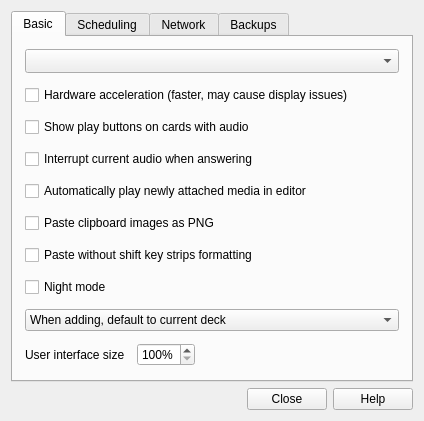
<?xml version="1.0" encoding="UTF-8"?>
<ui version="4.0">
 <class>Preferences</class>
 <widget class="QDialog" name="Preferences">
  <property name="geometry">
   <rect>
    <x>0</x>
    <y>0</y>
    <width>424</width>
    <height>374</height>
   </rect>
  </property>
  <property name="windowTitle">
   <string>Preferences</string>
  </property>
  <layout class="QVBoxLayout" name="verticalLayout_2">
   <item>
    <widget class="QTabWidget" name="tabWidget">
     <property name="focusPolicy">
      <enum>Qt::StrongFocus</enum>
     </property>
     <property name="currentIndex">
      <number>0</number>
     </property>
     <widget class="QWidget" name="tab_1">
      <attribute name="title">
       <string>Basic</string>
      </attribute>
      <layout class="QVBoxLayout" name="verticalLayout">
       <property name="spacing">
        <number>12</number>
       </property>
       <property name="leftMargin">
        <number>12</number>
       </property>
       <property name="topMargin">
        <number>12</number>
       </property>
       <property name="rightMargin">
        <number>12</number>
       </property>
       <property name="bottomMargin">
        <number>12</number>
       </property>
       <item>
        <widget class="QComboBox" name="lang">
         <property name="sizePolicy">
          <sizepolicy hsizetype="MinimumExpanding" vsizetype="Fixed">
           <horstretch>0</horstretch>
           <verstretch>0</verstretch>
          </sizepolicy>
         </property>
         <property name="sizeAdjustPolicy">
          <enum>QComboBox::AdjustToMinimumContentsLengthWithIcon</enum>
         </property>
        </widget>
       </item>
       <item>
        <widget class="QCheckBox" name="hwAccel">
         <property name="text">
          <string>Hardware acceleration (faster, may cause display issues)</string>
         </property>
        </widget>
       </item>
       <item>
        <widget class="QCheckBox" name="showPlayButtons">
         <property name="text">
          <string>Show play buttons on cards with audio</string>
         </property>
        </widget>
       </item>
       <item>
        <widget class="QCheckBox" name="interrupt_audio">
         <property name="text">
          <string>Interrupt current audio when answering</string>
         </property>
        </widget>
       </item>
       <item>
        <widget class="QCheckBox" name="editor_autoplay">
         <property name="text">
          <string>Automatically play newly attached media in editor</string>
         </property>
        </widget>
       </item>
       <item>
        <widget class="QCheckBox" name="pastePNG">
         <property name="text">
          <string>Paste clipboard images as PNG</string>
         </property>
        </widget>
       </item>
       <item>
        <widget class="QCheckBox" name="pasteInvert">
         <property name="text">
          <string>Paste without shift key strips formatting</string>
         </property>
        </widget>
       </item>
       <item>
        <widget class="QCheckBox" name="nightMode">
         <property name="text">
          <string>Night mode</string>
         </property>
        </widget>
       </item>
       <item>
        <widget class="QComboBox" name="useCurrent">
         <item>
          <property name="text">
           <string>When adding, default to current deck</string>
          </property>
         </item>
         <item>
          <property name="text">
           <string>Change deck depending on note type</string>
          </property>
         </item>
        </widget>
       </item>
       <item>
        <layout class="QHBoxLayout" name="horizontalLayout_4">
         <item>
          <widget class="QLabel" name="label_2">
           <property name="text">
            <string>User interface size</string>
           </property>
          </widget>
         </item>
         <item>
          <widget class="QSpinBox" name="uiScale">
           <property name="suffix">
            <string>%</string>
           </property>
           <property name="minimum">
            <number>100</number>
           </property>
           <property name="maximum">
            <number>200</number>
           </property>
           <property name="singleStep">
            <number>5</number>
           </property>
          </widget>
         </item>
         <item>
          <spacer name="horizontalSpacer_4">
           <property name="orientation">
            <enum>Qt::Horizontal</enum>
           </property>
           <property name="sizeHint" stdset="0">
            <size>
             <width>40</width>
             <height>20</height>
            </size>
           </property>
          </spacer>
         </item>
        </layout>
       </item>
       <item>
        <spacer name="verticalSpacer_3">
         <property name="orientation">
          <enum>Qt::Vertical</enum>
         </property>
         <property name="sizeType">
          <enum>QSizePolicy::Expanding</enum>
         </property>
         <property name="sizeHint" stdset="0">
          <size>
           <width>20</width>
           <height>20</height>
          </size>
         </property>
        </spacer>
       </item>
      </layout>
     </widget>
     <widget class="QWidget" name="tab_3">
      <attribute name="title">
       <string>Scheduling</string>
      </attribute>
      <layout class="QVBoxLayout" name="verticalLayout_5">
       <item>
        <widget class="QCheckBox" name="showEstimates">
         <property name="text">
          <string>Show next review time above answer buttons</string>
         </property>
        </widget>
       </item>
       <item>
        <widget class="QCheckBox" name="showProgress">
         <property name="text">
          <string>Show remaining card count during review</string>
         </property>
        </widget>
       </item>
       <item>
        <widget class="QCheckBox" name="dayLearnFirst">
         <property name="text">
          <string>Show learning cards with larger steps before reviews</string>
         </property>
        </widget>
       </item>
       <item>
        <widget class="QCheckBox" name="newSched">
         <property name="text">
          <string>Anki 2.1 scheduler (beta)</string>
         </property>
        </widget>
       </item>
       <item>
        <widget class="QCheckBox" name="new_timezone">
         <property name="text">
          <string notr="true">New timezone handling (not yet supported by AnkiDroid)</string>
         </property>
        </widget>
       </item>
       <item>
        <widget class="QComboBox" name="newSpread"/>
       </item>
       <item>
        <layout class="QGridLayout" name="gridLayout_4">
         <property name="spacing">
          <number>12</number>
         </property>
         <item row="1" column="2">
          <widget class="QLabel" name="label_29">
           <property name="text">
            <string>mins</string>
           </property>
          </widget>
         </item>
         <item row="2" column="1">
          <widget class="QSpinBox" name="timeLimit">
           <property name="maximum">
            <number>9999</number>
           </property>
          </widget>
         </item>
         <item row="0" column="1">
          <widget class="QSpinBox" name="dayOffset">
           <property name="maximumSize">
            <size>
             <width>60</width>
             <height>16777215</height>
            </size>
           </property>
           <property name="maximum">
            <number>23</number>
           </property>
          </widget>
         </item>
         <item row="2" column="0">
          <widget class="QLabel" name="label_30">
           <property name="text">
            <string>Timebox time limit</string>
           </property>
          </widget>
         </item>
         <item row="0" column="2">
          <widget class="QLabel" name="label_40">
           <property name="text">
            <string>hours past midnight</string>
           </property>
          </widget>
         </item>
         <item row="1" column="0">
          <widget class="QLabel" name="label_24">
           <property name="text">
            <string>Learn ahead limit</string>
           </property>
          </widget>
         </item>
         <item row="2" column="2">
          <widget class="QLabel" name="label_39">
           <property name="text">
            <string>mins</string>
           </property>
          </widget>
         </item>
         <item row="1" column="1">
          <widget class="QSpinBox" name="lrnCutoff">
           <property name="maximumSize">
            <size>
             <width>60</width>
             <height>16777215</height>
            </size>
           </property>
           <property name="maximum">
            <number>999</number>
           </property>
          </widget>
         </item>
         <item row="0" column="0">
          <widget class="QLabel" name="label_23">
           <property name="text">
            <string>Next day starts at</string>
           </property>
          </widget>
         </item>
        </layout>
       </item>
       <item>
        <spacer name="verticalSpacer">
         <property name="orientation">
          <enum>Qt::Vertical</enum>
         </property>
         <property name="sizeHint" stdset="0">
          <size>
           <width>20</width>
           <height>16</height>
          </size>
         </property>
        </spacer>
       </item>
      </layout>
     </widget>
     <widget class="QWidget" name="tab_2">
      <attribute name="title">
       <string>Network</string>
      </attribute>
      <layout class="QVBoxLayout" name="verticalLayout_4">
       <property name="spacing">
        <number>12</number>
       </property>
       <property name="leftMargin">
        <number>12</number>
       </property>
       <property name="topMargin">
        <number>12</number>
       </property>
       <property name="rightMargin">
        <number>12</number>
       </property>
       <property name="bottomMargin">
        <number>12</number>
       </property>
       <item>
        <layout class="QHBoxLayout">
         <property name="spacing">
          <number>10</number>
         </property>
         <item>
          <layout class="QVBoxLayout">
           <item>
            <widget class="QLabel" name="syncLabel">
             <property name="text">
              <string>&lt;b&gt;Synchronisation&lt;/b&gt;</string>
             </property>
             <property name="wordWrap">
              <bool>true</bool>
             </property>
             <property name="openExternalLinks">
              <bool>true</bool>
             </property>
            </widget>
           </item>
           <item>
            <widget class="QCheckBox" name="syncMedia">
             <property name="text">
              <string>Synchronize audio and images too</string>
             </property>
            </widget>
           </item>
           <item>
            <widget class="QCheckBox" name="syncOnProgramOpen">
             <property name="text">
              <string>Automatically sync on profile open/close</string>
             </property>
            </widget>
           </item>
           <item>
            <widget class="QCheckBox" name="autoSyncMedia">
             <property name="text">
              <string>Periodically sync media</string>
             </property>
            </widget>
           </item>
           <item>
            <widget class="QCheckBox" name="fullSync">
             <property name="text">
              <string>On next sync, force changes in one direction</string>
             </property>
            </widget>
           </item>
           <item>
            <layout class="QHBoxLayout" name="horizontalLayout">
             <item>
              <widget class="QPushButton" name="syncDeauth">
               <property name="text">
                <string notr="true">LOGOUT</string>
               </property>
               <property name="autoDefault">
                <bool>false</bool>
               </property>
              </widget>
             </item>
             <item>
              <widget class="QLabel" name="syncUser">
               <property name="text">
                <string/>
               </property>
              </widget>
             </item>
             <item>
              <spacer name="horizontalSpacer_2">
               <property name="orientation">
                <enum>Qt::Horizontal</enum>
               </property>
               <property name="sizeHint" stdset="0">
                <size>
                 <width>40</width>
                 <height>1</height>
                </size>
               </property>
              </spacer>
             </item>
            </layout>
           </item>
           <item>
            <layout class="QHBoxLayout" name="horizontalLayout_3">
             <item>
              <widget class="QPushButton" name="media_log">
               <property name="text">
                <string/>
               </property>
              </widget>
             </item>
             <item>
              <spacer name="horizontalSpacer_3">
               <property name="orientation">
                <enum>Qt::Horizontal</enum>
               </property>
               <property name="sizeHint" stdset="0">
                <size>
                 <width>40</width>
                 <height>20</height>
                </size>
               </property>
              </spacer>
             </item>
            </layout>
           </item>
          </layout>
         </item>
        </layout>
       </item>
       <item>
        <spacer name="verticalSpacer_2">
         <property name="orientation">
          <enum>Qt::Vertical</enum>
         </property>
         <property name="sizeHint" stdset="0">
          <size>
           <width>20</width>
           <height>40</height>
          </size>
         </property>
        </spacer>
       </item>
      </layout>
     </widget>
     <widget class="QWidget" name="tab">
      <attribute name="title">
       <string>Backups</string>
      </attribute>
      <layout class="QVBoxLayout" name="verticalLayout_3">
       <property name="spacing">
        <number>12</number>
       </property>
       <property name="leftMargin">
        <number>12</number>
       </property>
       <property name="topMargin">
        <number>12</number>
       </property>
       <property name="rightMargin">
        <number>12</number>
       </property>
       <property name="bottomMargin">
        <number>12</number>
       </property>
       <item>
        <widget class="QLabel" name="label_9">
         <property name="text">
          <string>&lt;html&gt;&lt;head/&gt;&lt;body&gt;&lt;p&gt;&lt;span style=&quot; font-weight:600;&quot;&gt;Backups&lt;/span&gt;&lt;br/&gt;Anki will create a backup of your collection each time it is closed.&lt;/p&gt;&lt;/body&gt;&lt;/html&gt;</string>
         </property>
         <property name="wordWrap">
          <bool>true</bool>
         </property>
        </widget>
       </item>
       <item>
        <layout class="QGridLayout" name="gridLayout_2">
         <item row="0" column="0">
          <widget class="QLabel" name="label_10">
           <property name="text">
            <string>Keep</string>
           </property>
          </widget>
         </item>
         <item row="0" column="1">
          <widget class="QSpinBox" name="numBackups">
           <property name="minimumSize">
            <size>
             <width>60</width>
             <height>0</height>
            </size>
           </property>
           <property name="maximumSize">
            <size>
             <width>60</width>
             <height>16777215</height>
            </size>
           </property>
          </widget>
         </item>
         <item row="0" column="2">
          <widget class="QLabel" name="label_11">
           <property name="text">
            <string>backups</string>
           </property>
          </widget>
         </item>
         <item row="0" column="3">
          <spacer name="horizontalSpacer">
           <property name="orientation">
            <enum>Qt::Horizontal</enum>
           </property>
           <property name="sizeHint" stdset="0">
            <size>
             <width>40</width>
             <height>20</height>
            </size>
           </property>
          </spacer>
         </item>
        </layout>
       </item>
       <item>
        <widget class="QLabel" name="openBackupFolder">
         <property name="text">
          <string>You can restore backups via File&gt;Switch Profile.</string>
         </property>
        </widget>
       </item>
       <item>
        <widget class="QLabel" name="label_4">
         <property name="text">
          <string>Note: Media is not backed up. Please create a periodic backup of your Anki folder to be safe.</string>
         </property>
         <property name="wordWrap">
          <bool>true</bool>
         </property>
        </widget>
       </item>
       <item>
        <spacer name="verticalSpacer_4">
         <property name="orientation">
          <enum>Qt::Vertical</enum>
         </property>
         <property name="sizeHint" stdset="0">
          <size>
           <width>20</width>
           <height>59</height>
          </size>
         </property>
        </spacer>
       </item>
       <item>
        <widget class="QLabel" name="label_21">
         <property name="text">
          <string>Some settings will take effect after you restart Anki.</string>
         </property>
         <property name="alignment">
          <set>Qt::AlignCenter</set>
         </property>
        </widget>
       </item>
      </layout>
     </widget>
    </widget>
   </item>
   <item>
    <widget class="QDialogButtonBox" name="buttonBox">
     <property name="orientation">
      <enum>Qt::Horizontal</enum>
     </property>
     <property name="standardButtons">
      <set>QDialogButtonBox::Close|QDialogButtonBox::Help</set>
     </property>
    </widget>
   </item>
  </layout>
 </widget>
 <tabstops>
  <tabstop>lang</tabstop>
  <tabstop>hwAccel</tabstop>
  <tabstop>showPlayButtons</tabstop>
  <tabstop>interrupt_audio</tabstop>
  <tabstop>pastePNG</tabstop>
  <tabstop>pasteInvert</tabstop>
  <tabstop>nightMode</tabstop>
  <tabstop>useCurrent</tabstop>
  <tabstop>uiScale</tabstop>
  <tabstop>showEstimates</tabstop>
  <tabstop>showProgress</tabstop>
  <tabstop>dayLearnFirst</tabstop>
  <tabstop>newSched</tabstop>
  <tabstop>new_timezone</tabstop>
  <tabstop>newSpread</tabstop>
  <tabstop>dayOffset</tabstop>
  <tabstop>lrnCutoff</tabstop>
  <tabstop>timeLimit</tabstop>
  <tabstop>syncMedia</tabstop>
  <tabstop>syncOnProgramOpen</tabstop>
  <tabstop>autoSyncMedia</tabstop>
  <tabstop>fullSync</tabstop>
  <tabstop>syncDeauth</tabstop>
  <tabstop>media_log</tabstop>
  <tabstop>tabWidget</tabstop>
  <tabstop>numBackups</tabstop>
 </tabstops>
 <resources/>
 <connections>
  <connection>
   <sender>buttonBox</sender>
   <signal>accepted()</signal>
   <receiver>Preferences</receiver>
   <slot>accept()</slot>
   <hints>
    <hint type="sourcelabel">
     <x>285</x>
     <y>439</y>
    </hint>
    <hint type="destinationlabel">
     <x>157</x>
     <y>274</y>
    </hint>
   </hints>
  </connection>
  <connection>
   <sender>buttonBox</sender>
   <signal>rejected()</signal>
   <receiver>Preferences</receiver>
   <slot>reject()</slot>
   <hints>
    <hint type="sourcelabel">
     <x>332</x>
     <y>439</y>
    </hint>
    <hint type="destinationlabel">
     <x>286</x>
     <y>274</y>
    </hint>
   </hints>
  </connection>
 </connections>
</ui>
